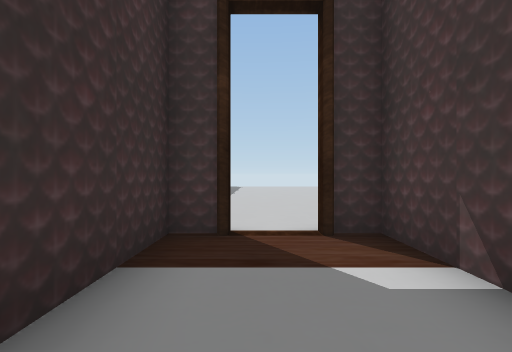
view 1 (above)

17 first-person views from a walk through a Unity game level. The camera is 1.5 m above the floor, looks level and sees 80° across. Doors are open. The floor is counted in squares, 2 m on a side. Each view is taken from the middle of a square. On the plan, view 1 faces up. The plan holds only what a view shows up to about 10 squares ahead; the rest is blank. The place goes on beyond the plan. The player is left out. Some animated figures are left out.

view 2
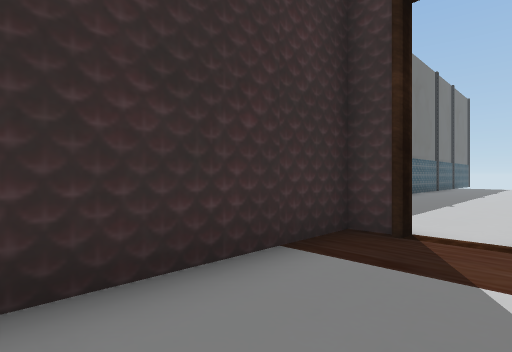

view 3
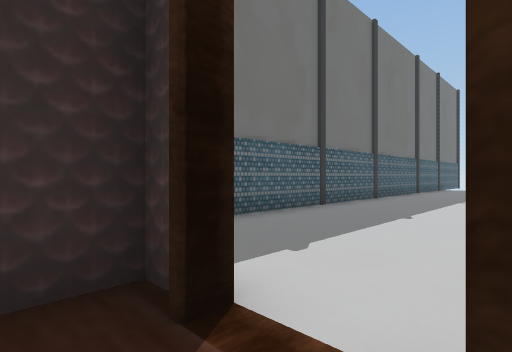

view 4
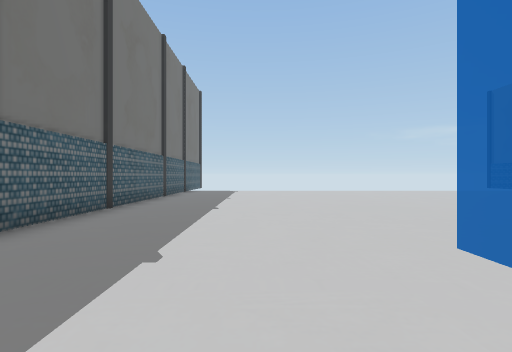

view 5
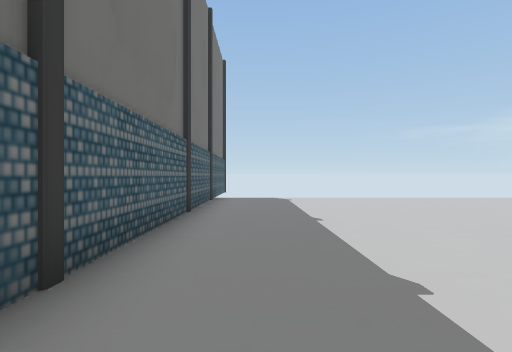

view 6
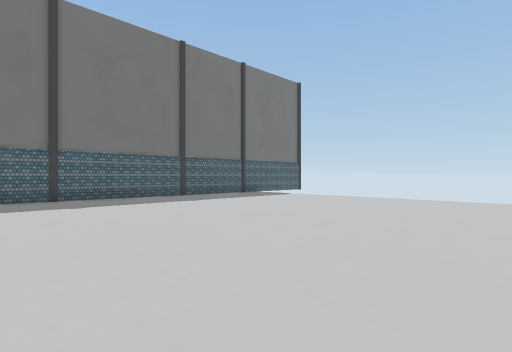

view 7
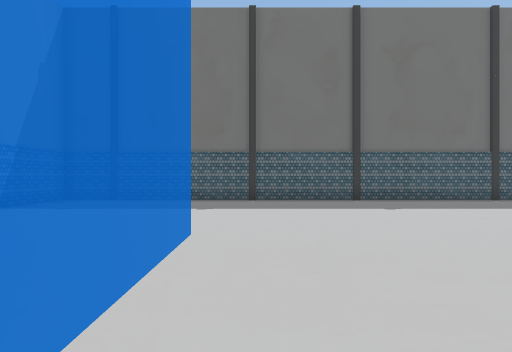

view 8
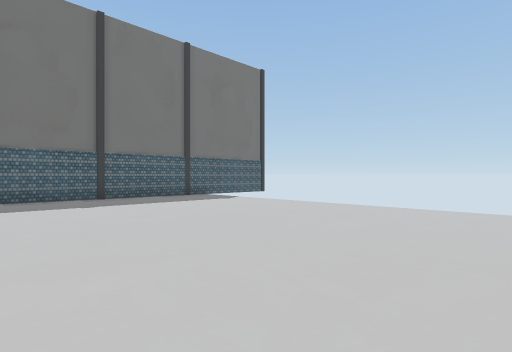

view 9
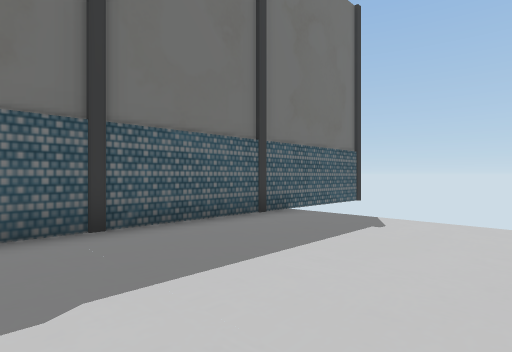

view 10
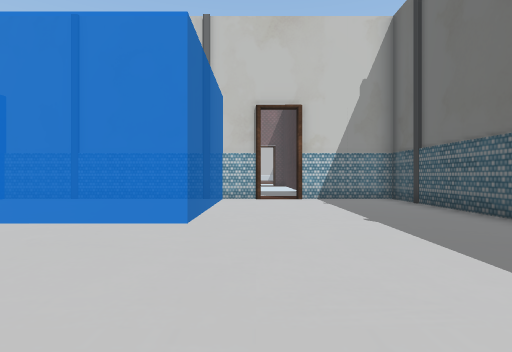

view 11
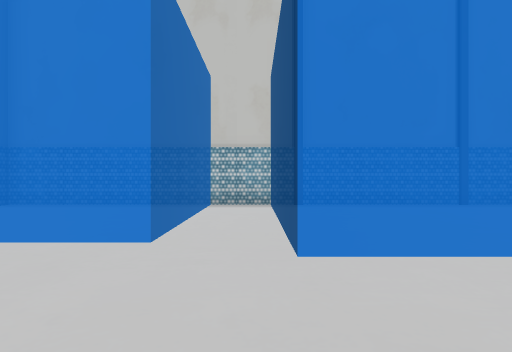

view 12
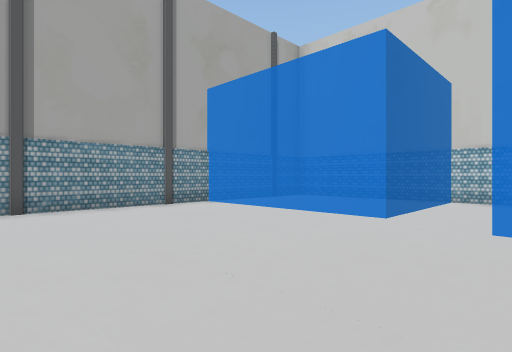

view 13
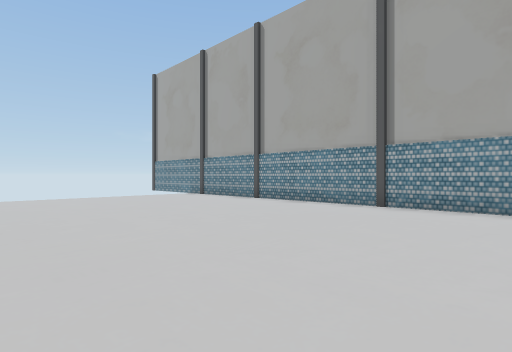

view 14
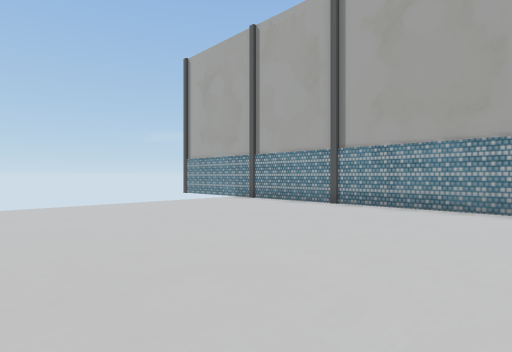

view 15
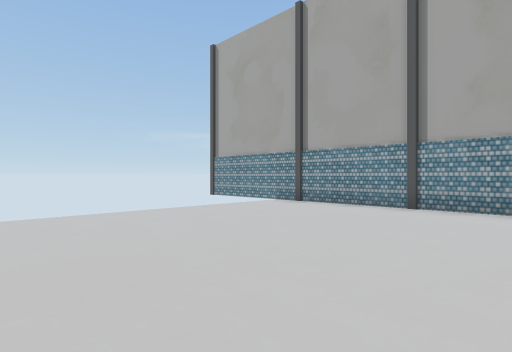

view 16
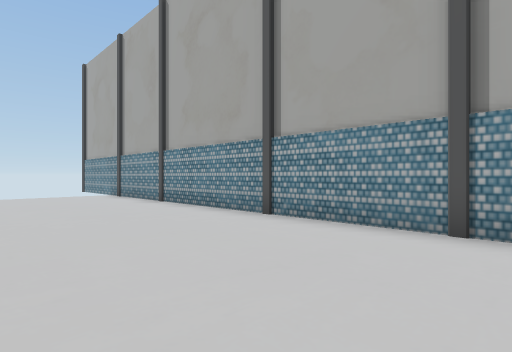

view 17
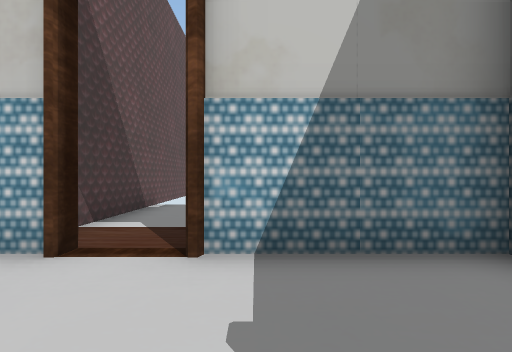

### Floor plan
Points are (right, up) in squares from view 1. A wall is a line through its corners. A room is listed if a view was taken in it or the views show most of it. See-through windows are left out.
Room 1 (views 1, 2, 3)
walls: (-1.1, 4) (-1.1, 0.1); (1.6, -1.5) (1.6, 4) (1, 4)
ways out: open door at (0.5, 4) to room 2
Room 2 (views 4, 5, 6, 7, 8, 9, 10, 11, 12, 13, 14, 15, 16, 17)
walls: (0.8, 4.1) (14, 4.1); (14.4, 7.2) (14.4, 21.8); (-3.4, 22.5) (-3.4, 4.1) (-0.3, 4.1)
ways out: open door at (0.5, 4) to room 1

Positions as (right, up) in squares from view 1, and headings:
1: (0, 0), facing up
2: (1, 0), facing up-left
3: (1, 3), facing up-left
4: (0, 6), facing up
5: (-2, 11), facing up
6: (7, 11), facing up-left
7: (6, 10), facing left
8: (7, 14), facing up-left
9: (1, 16), facing up-left
10: (1, 14), facing down
11: (8, 12), facing down
12: (7, 14), facing down-right
13: (7, 10), facing up-right
14: (7, 13), facing up-right
15: (7, 15), facing up-right
16: (10, 9), facing up-right
17: (-1, 7), facing down
